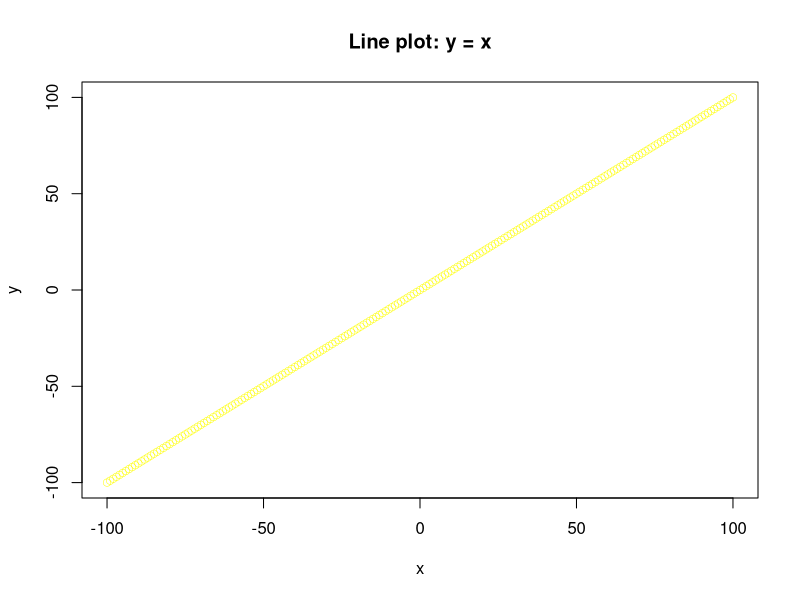

This figure's R source:
print("H")
print(5 + 5)

# Simple plot example: sequence from -100 to 100
# Create x and y vectors and draw a line plot
x <- seq(-100, 100, 1)
y <- x
plot(x, y,
	type = "b",     # line plot; use "p" for points, "b" for both
	col = "yellow",
	lwd = 0.5,
	main = "Line plot: y = x",
	xlab = "x",
	ylab = "y")

# Uncomment additional examples to try them interactively or via Rscript
# Scatter (points):
# plot(x, x^2, type = "p", pch = 19, col = "red", main = "Points: y = x^2")
# Histogram:
# hist(rnorm(1000), breaks = 30, col = "lightgray", main = "Histogram of normal samples")
